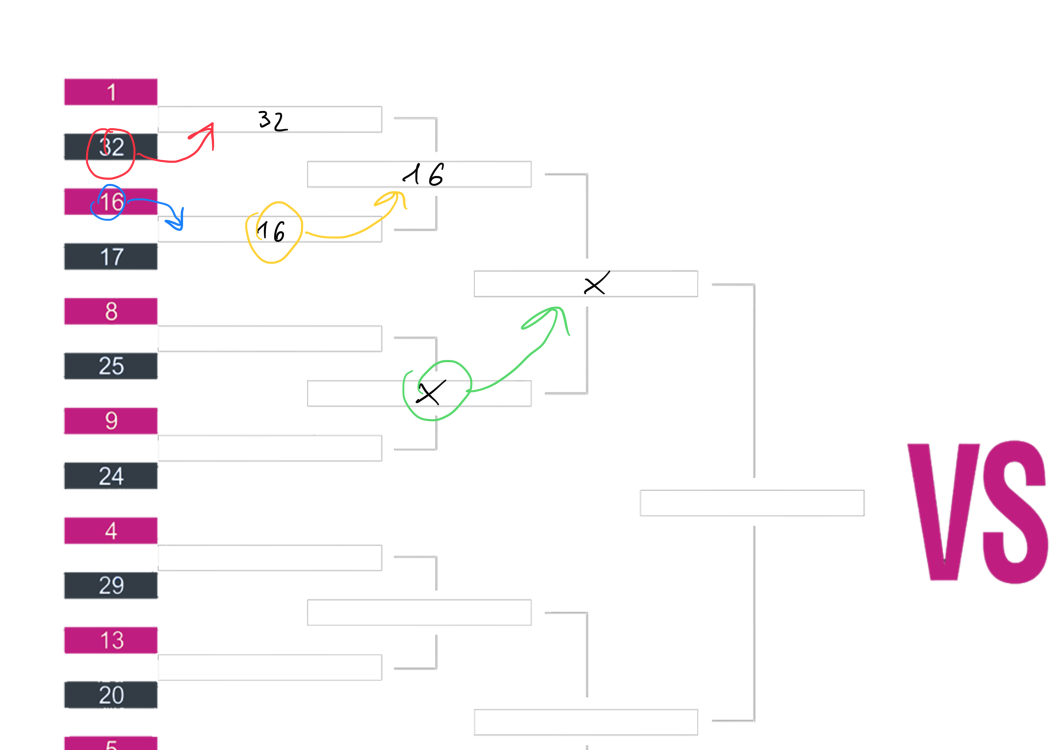
#> input picture Attachments/1ABF4EF2-E006-4E48-87F8-238352869676.png, 2100 x 1500 px (shown at 1/2 size); its folder holds only this picture in this run
$ python -i demo_png.py   (imports and definitions only)
#> lines starting #> are read from the running program, lines starting #| are printed output that depends on the picture
#> further down, picture is the input picture: PIL image 2100x1500 RGBA; mean R, G, B, A 33, 27.3, 30.8, 37.2
"""Render the sample PNGs used to show the export to the client.

Builds standings and brackets from the ``cli_demo`` data (the mandatory
"10 drivers > 0" scenario from PLAN §4.3, plus two ``(0, 0)`` entries) and
from a full field of 32 drivers, and writes:

* ``standings_demo.png``          – table 1–32 with dashes + table 33+ (spec case)
* ``standings_full32_2col.png``   – 32 drivers, places 1–16 | 17–32 side by side
* ``bracket_demo_empty.png``      – bracket right after "Generuj drabinkę"
* ``bracket_demo_final.png``      – the same bracket played through to the podium
* ``bracket_full32_partial.png``  – 32 drivers, mid-event (TOP32 + TOP16 done)
* ``bracket_full32_partial_dark.png`` – the same on the dark variant of the palette
* ``preview_stream_*.jpg``        – the transparent exports composited on a dark
                                    gradient, i.e. what an OBS overlay would look like

All PNGs have a transparent background. Run ``python demo_png.py`` from the
project root; use ``--out`` to change the folder and ``--scale 2`` for a
retina/print-size version.
"""

from __future__ import annotations

import argparse
import random
from pathlib import Path

from PIL import Image

from cli_demo import SAMPLE_RESULTS
from logic.bracket import create_bracket, set_winner
from logic.qualification import split_standings
from models import Driver, QualificationResult, TournamentBracket
from rendering.bracket_png import render_bracket
from rendering.style import CLIENT_DARK, CLIENT_LIGHT
from rendering.table_png import render_standings

DEFAULT_OUT = Path("assets") / "samples"
EVENT_TITLE = "DRIFT CUP 2026"
BRACKET_SUBTITLE = "DRABINKA TOP 32"
STANDINGS_TITLE = "WYNIKI KWALIFIKACJI"

#: Every match id in the order a real event plays them.
MATCH_ORDER: tuple[str, ...] = (
    *(f"T32_{i}" for i in range(1, 17)),
    *(f"T16_{i}" for i in range(1, 9)),
    *(f"T8_{i}" for i in range(1, 5)),
    "T4_1", "T4_2", "FINAL", "PLAYOFF",
)

_FIRST_NAMES = (
    "Adam", "Bartosz", "Damian", "Filip", "Jakub", "Kacper", "Kamil", "Konrad",
    "Mateusz", "Michał", "Patryk", "Paweł", "Piotr", "Przemysław", "Rafał", "Sebastian",
)
_LAST_NAMES = (
    "Nowicki", "Górski", "Pawlak", "Michalski", "Zając", "Król", "Wieczorek", "Jabłoński",
    "Wróbel", "Majewski", "Olszewski", "Stępień", "Malinowski", "Jaworski", "Adamczyk", "Dudek",
    "Sikora", "Baran", "Rutkowski", "Michalak", "Szewczyk", "Ostrowski", "Tomaszewski", "Pietrzak",
    "Marciniak", "Wróblewski", "Zalewski", "Jakubowski", "Jasiński", "Zawadzki", "Sadowski", "Bąk",
)


# [35 lines left out: functions full_field, _pick_side, play, not called in this run]


def preview_on_dark(image: Image.Image) -> Image.Image:
    """Composite a transparent export on a dark gradient (stream-like backdrop)."""
    gradient = Image.linear_gradient("L").rotate(90).resize(image.size)
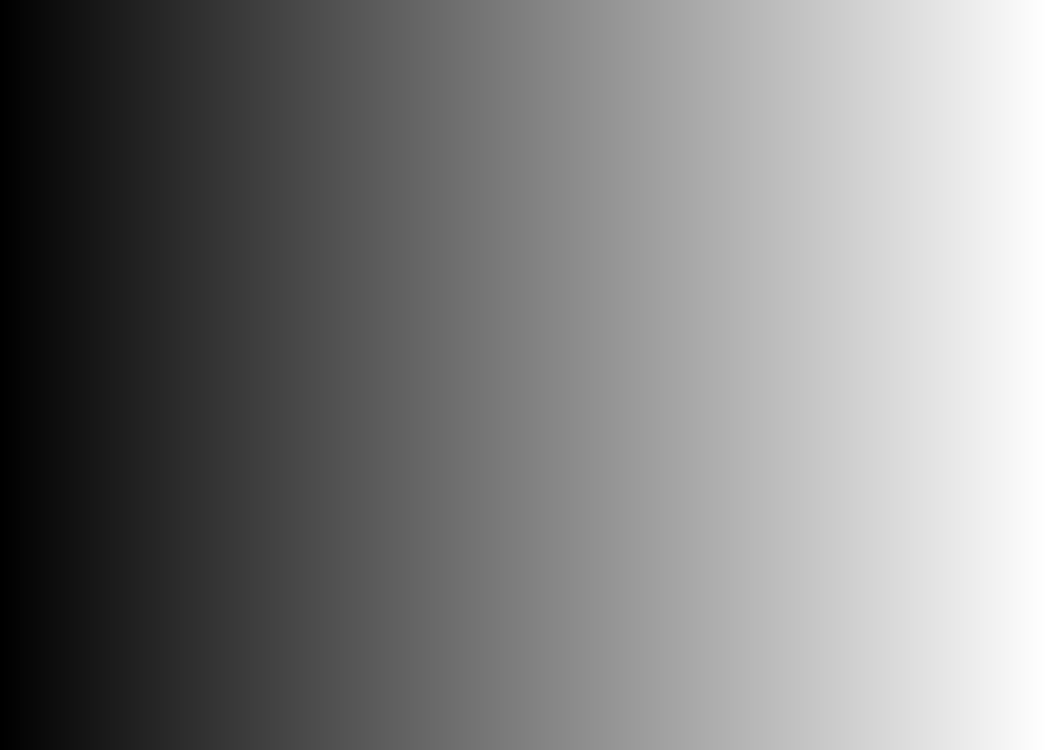
#> gradient: PIL image 2100x1500 L (shown at 1/2 size); min 0, max 255, mean 127.5
    top, bottom = Image.new("RGBA", image.size, (22, 24, 28, 255)), Image.new("RGBA", image.size, (44, 48, 56, 255))
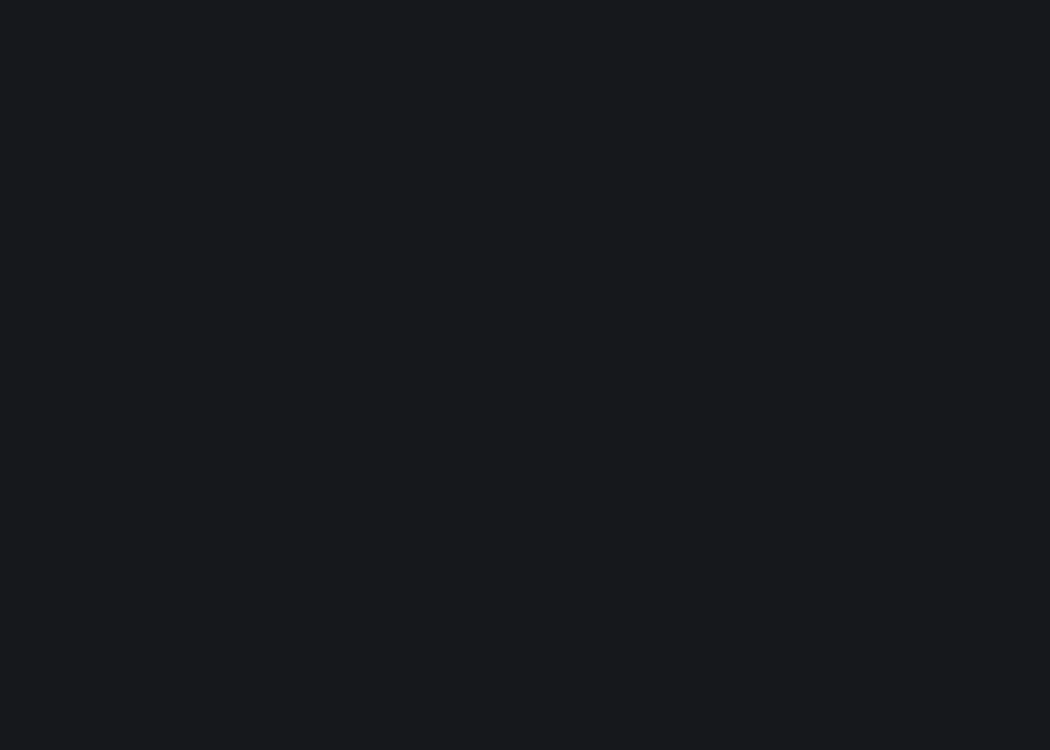
#> top: PIL image 2100x1500 RGBA (shown at 1/2 size); mean R, G, B, A 22, 24, 28, 255
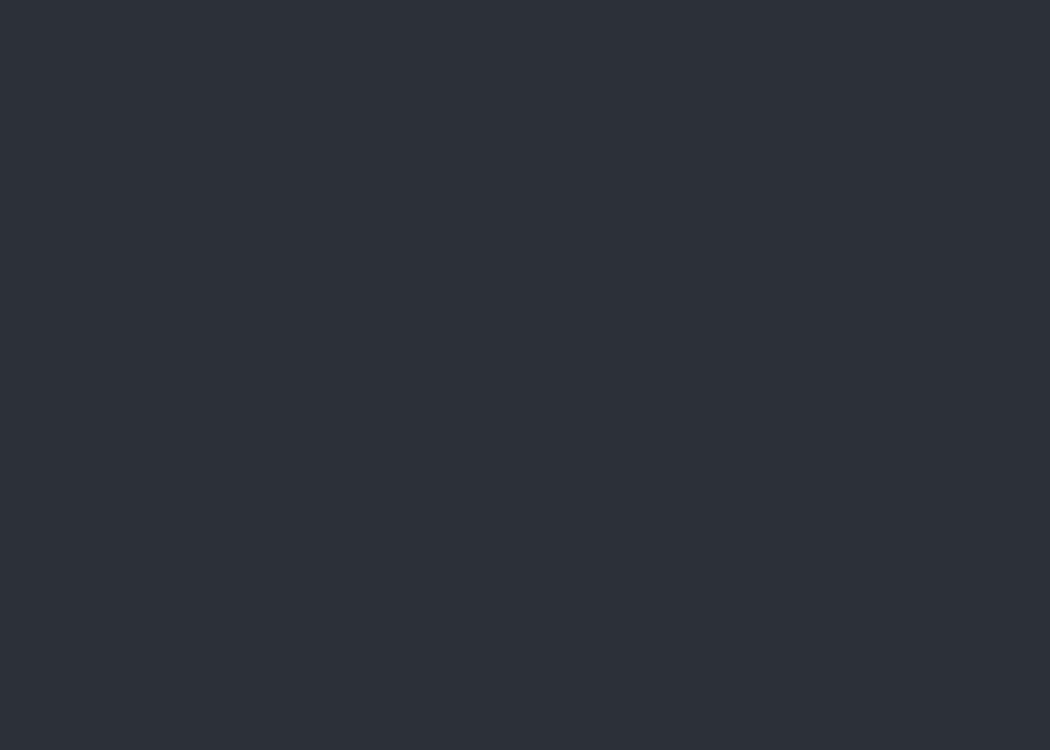
#> bottom: PIL image 2100x1500 RGBA (shown at 1/2 size); mean R, G, B, A 44, 48, 56, 255
    background = Image.composite(bottom, top, gradient)
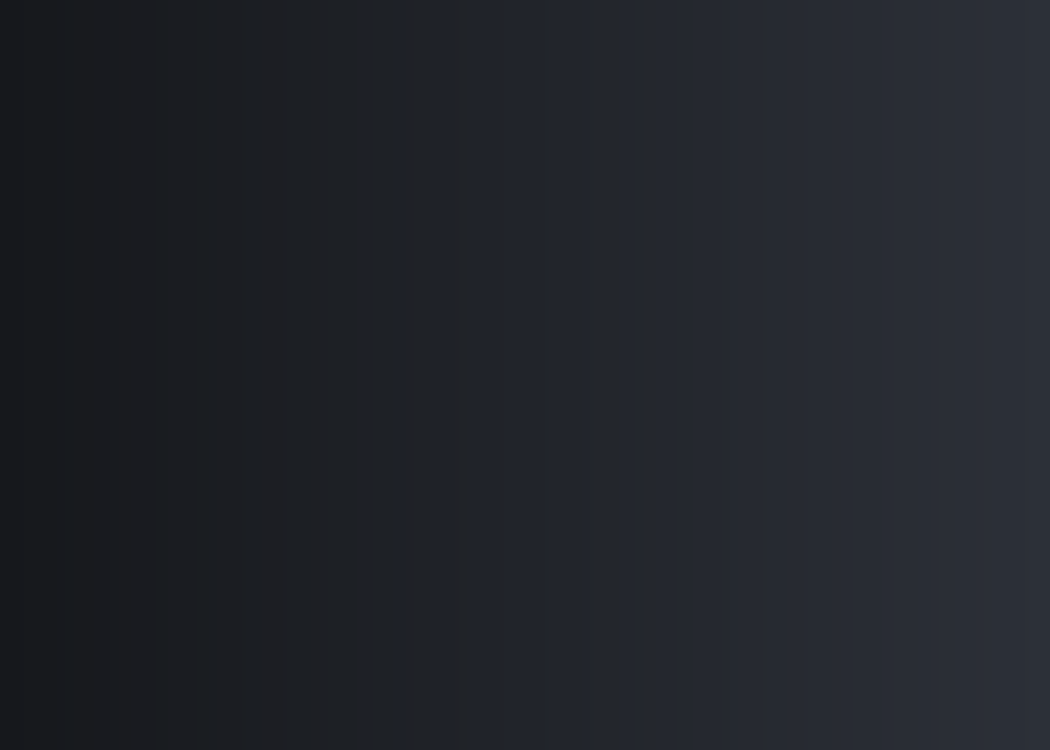
#> background: PIL image 2100x1500 RGBA (shown at 1/2 size); mean R, G, B, A 33, 36, 42, 255
    background.alpha_composite(image)
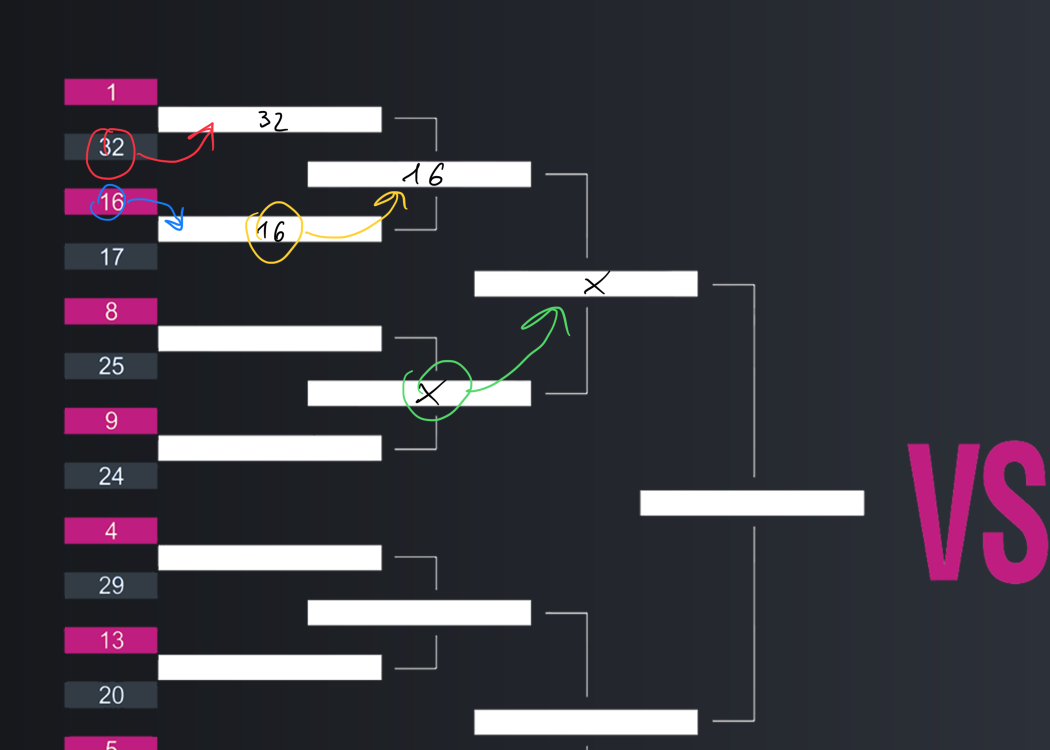
#> background: PIL image 2100x1500 RGBA (shown at 1/2 size); mean R, G, B, A 58.8, 56.3, 64.7, 255
    return background.convert("RGB")


# [42 lines left out: function main, not called in this run]


# [2 lines not run here, left out]

>>> from PIL import Image
>>> picture = Image.open('Attachments/1ABF4EF2-E006-4E48-87F8-238352869676.png')
>>> result = preview_on_dark(picture)

$ run again, on Attachments/71ED6114-65FA-493D-98DC-CEC6CAE48D77.png
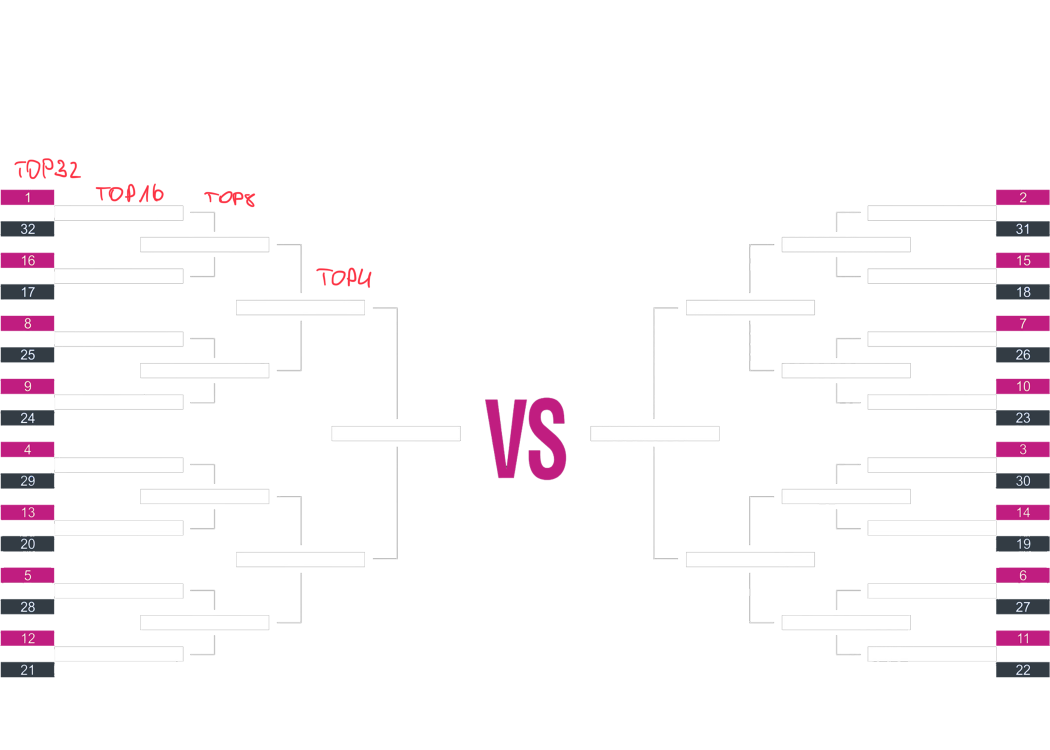
#> input picture Attachments/71ED6114-65FA-493D-98DC-CEC6CAE48D77.png, 2100 x 1500 px (shown at 1/2 size)
#> picture is the input picture: PIL image 2100x1500 RGBA; mean R, G, B, A 25.9, 22, 24.3, 29
#> in preview_on_dark, `background.alpha_composite(image)`:
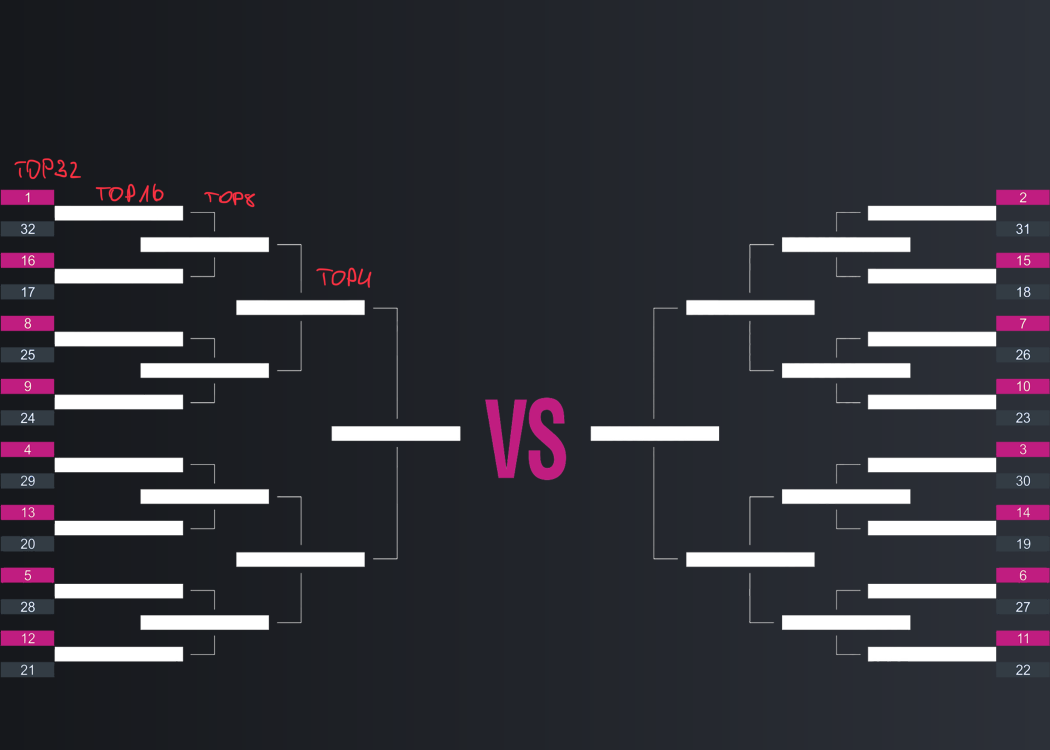
#> background: PIL image 2100x1500 RGBA (shown at 1/2 size); mean R, G, B, A 53.2, 52.4, 59.9, 255
